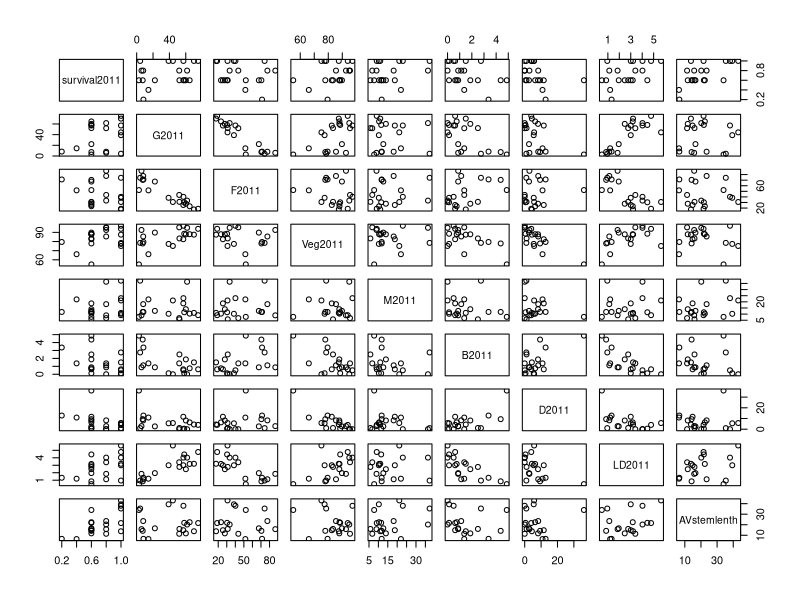

Source code (R): (Note: this script raises an error after producing the figure.)
cale<- read.csv('CALE4r.csv')
names(cale)
attach(cale)

stemage<-AVstemlenth


max.matrix<- cbind(survival2011,G2011, F2011, 
	Veg2011, M2011, B2011, D2011, LD2011, AVstemlenth)

max.matrix<-as.data.frame(max.matrix)
pairs(max.matrix)

max.matrix2<- cbind(AVstemlenth,GrassAV, ForbAV, 
	VegAV, MossAV, BareAV, DisturbedAV, LDAV)

max.matrix2<-as.data.frame(max.matrix2)
pairs(max.matrix2)

#########  Survival 2010

summary(lm(survival2010~G2010))
summary(lm(survival2010~F2010))
summary(lm(survival2010~LD2010))
summary(lm(survival2010~M2010))
summary(lm(survival2010~Veg2010))
summary(lm(survival2010~D2010))
summary(lm(survival2010~B2010))

cale2010.AIC<-lm(survival2010~G2010+F2010+Veg2010+M2010+B2010+D2010+LD2010)
step(cale2010.AIC, direction = c("both"))

##########  Survival 2011

summary(lm(survival2011~G2011))
summary(lm(survival2011~F2011))
summary(lm(survival2011~LD2011))
summary(lm(survival2011~M2011))
summary(lm(survival2011~Veg2011))
summary(lm(survival2011~D2011))
summary(lm(survival2011~B2011))
summary(lm(survival2011~Vole))

cale2011.AIC<-lm(survival2011~G2011+F2011+Veg2011+M2011+B2011+D2011+LD2011)
step(cale2011.AIC, direction = c("both"))


##########  loss

summary(lm(changeCALE~G2011))
summary(lm(changeCALE~F2011))
summary(lm(changeCALE~LD2011))
summary(lm(changeCALE~M2011))
summary(lm(changeCALE~Veg2011))
summary(lm(changeCALE~D2011))
summary(lm(changeCALE~B2011))
summary(lm(changeCALE~Vole))

change.AIC<-lm(changeCALE~G2011+F2011+Veg2011+M2011+B2011+D2011+LD2011)
step(change.AIC, direction = c("both"))

##########  stemage

summary(lm(stemage~G2011))
summary(lm(stemage~F2011))
summary(lm(stemage~LD2011))
summary(lm(stemage~M2011))
summary(lm(stemage~Veg2011))
summary(lm(stemage~D2011))
summary(lm(stemage~B2011))
summary(lm(stemage~Vole))

stem.AIC<-lm(stemage~G2011+F2011+Veg2011+M2011+B2011+D2011+LD2011)
step(stem.AIC, direction = c("both"))

############## long stem

summary(lm(Avlongstem~G2011))
summary(lm(Avlongstem~F2011))
summary(lm(Avlongstem~LD2011))
summary(lm(Avlongstem~M2011))
summary(lm(Avlongstem~Veg2011))
summary(lm(Avlongstem~D2011))
summary(lm(Avlongstem~B2011))
summary(lm(Avlongstem~Vole))

longstem.AIC<-lm(Avlongstem~G2011+F2011+Veg2011+M2011+B2011+D2011+LD2011)
step(longstem.AIC, direction = c("both"))

